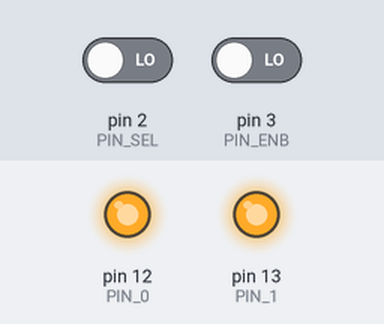
Simulated run of this sketch. Board: Arduino Uno, built with avr-gcc and run on an emulated ATmega328P. On the bench: output pins drawn as LEDs (lit = HIGH). The inputs (shaded band) are chosen by the test bench; at power-on: pin 3 (PIN_ENB) LOW, pin 2 (PIN_SEL) LOW.

Above: at 2.8 s.
2.9 s: pin 3 (PIN_ENB) driven HIGH
At 4.8 s:
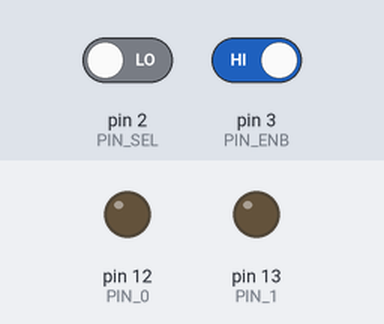
At 5.8 s:
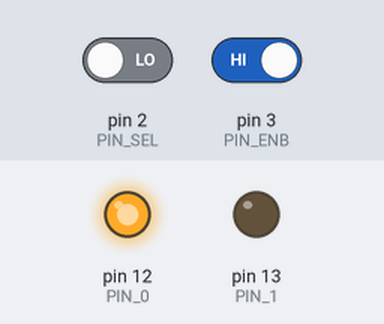
7.0 s: pin 3 (PIN_ENB) driven LOW
At 7.6 s:
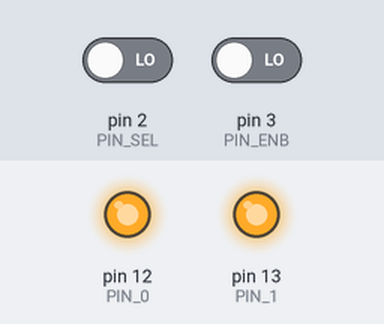
Timing chart, 0 to 10.0 s (numbered marks = the images above; inputs shaded):
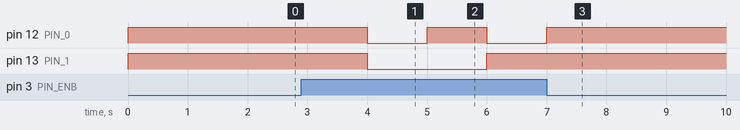

The sketch:

contatore_mod4_upDown_enableSelect_FFD.ino
```cpp
const int PIN_1 = 13;
const int PIN_0 = 12;
const int PIN_ENB = 3;
const int PIN_SEL = 2;

int Q1 = 0, Q0 = 0;
int ENB, SEL;
int D1, D0;
void setup()
{
  pinMode(PIN_1, OUTPUT);
  pinMode(PIN_0, OUTPUT);
  pinMode(PIN_ENB, INPUT);
  pinMode(PIN_SEL, INPUT);
}

void loop()
{
  digitalWrite(PIN_1, !Q1);
  digitalWrite(PIN_0, !Q0);
  ENB = digitalRead(PIN_ENB);
  SEL = digitalRead(PIN_SEL);

  D1 = (!Q1*!Q0*ENB*!SEL)+(!Q1*Q0*ENB*SEL)+(Q1*Q0*!SEL)+(Q1*!Q0*SEL)+(Q1*!ENB);
  D0 = (Q0*!ENB)+(!Q0*ENB);

  Q1 = D1;
  Q0 = D0;

  delay(1000);
}
```

Measured:
- after the input at 2.9 s, pin 12 (PIN_0): HIGH → LOW after 1.1 s, → HIGH 1.0 s later, → LOW 1.0 s later; pin 13 (PIN_1): HIGH → LOW after 1.1 s, → HIGH 2.0 s later
- after the input at 7.0 s, pin 12 (PIN_0): goes on until 7.0 s, then stays HIGH; pin 13 (PIN_1): stops changing and stays HIGH
